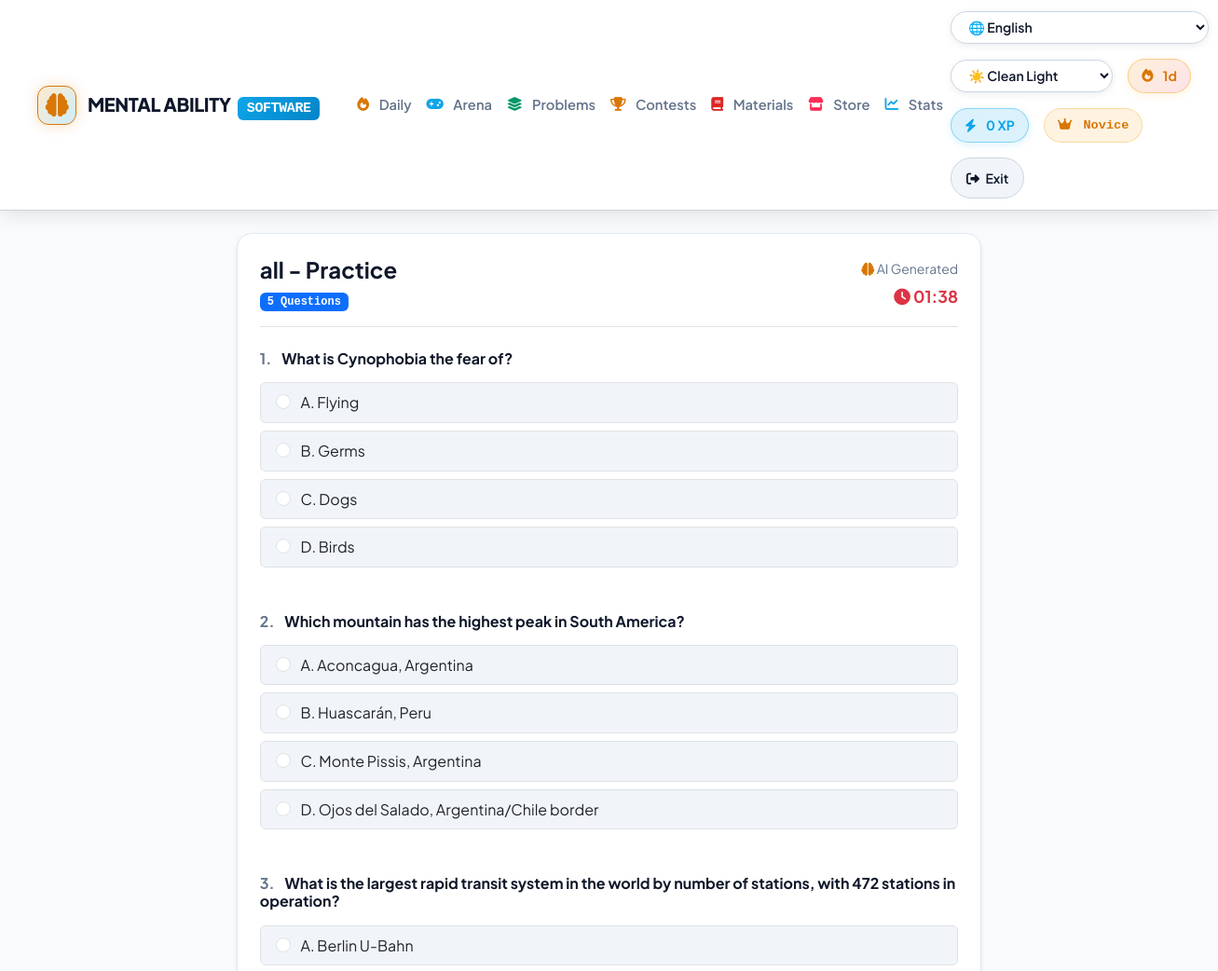
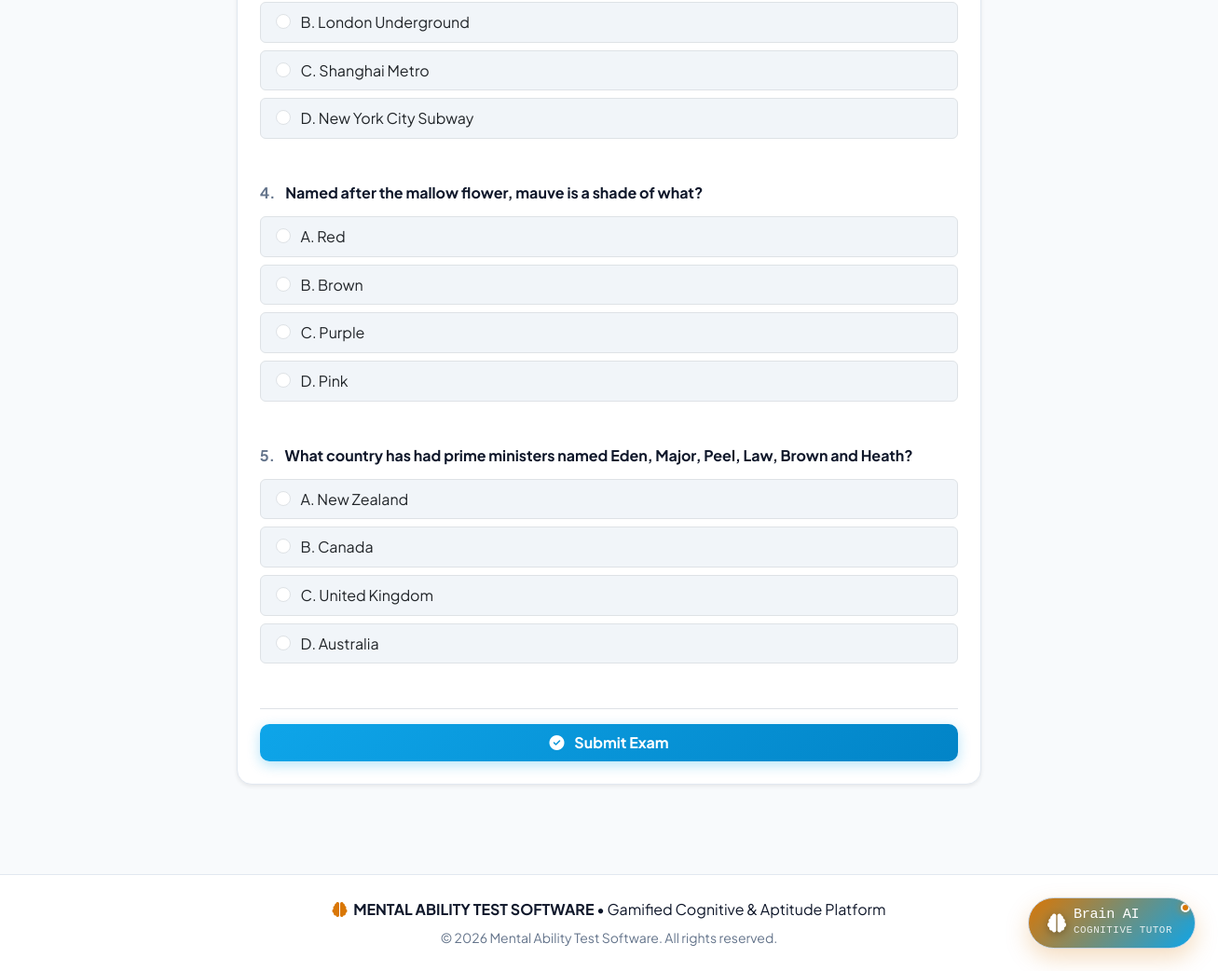
Screenshot of /study-material/exam/10/ (signed in) with the database file from the repository (2 pictures, top to bottom).
### quiz/models.py (models this page shows, shortened)
class Exam(models.Model):
    material = models.ForeignKey(StudyMaterial, on_delete=models.CASCADE, related_name='exams')
    user = models.ForeignKey(settings.AUTH_USER_MODEL, on_delete=models.CASCADE)
    created_at = models.DateTimeField(auto_now_add=True)
    completed_at = models.DateTimeField(null=True, blank=True)
    score = models.IntegerField(default=0)
    total = models.IntegerField(default=0)

class StudyMaterial(models.Model):
    user = models.ForeignKey(settings.AUTH_USER_MODEL, on_delete=models.CASCADE, related_name='study_materials')
    title = models.CharField(max_length=255)
    file_url = models.URLField(max_length=1000, blank=True, null=True, help_text="Direct URL to the file in Supabase Storage")
    uploaded_at = models.DateTimeField(auto_now_add=True)

class ExamQuestion(models.Model):
    exam = models.ForeignKey(Exam, on_delete=models.CASCADE, related_name='questions')
    question_text = models.TextField()
    choice_a = models.CharField(max_length=255)
    choice_b = models.CharField(max_length=255)
    choice_c = models.CharField(max_length=255)
    choice_d = models.CharField(max_length=255)
    correct_choice = models.CharField(max_length=1, choices=[('A','A'),('B','B'),('C','C'),('D','D')])
    user_answer = models.CharField(max_length=1, null=True, blank=True)

### quiz/views.py (the view)
# urls.py: path('study-material/exam/<int:exam_id>/', login_required(views.take_ai_exam), name='take_ai_exam'),
@login_required
def take_ai_exam(request, exam_id):
    exam = get_object_or_404(Exam, id=exam_id, user=request.user)
    if exam.completed_at:
        messages.info(request, "You have already completed this exam.")
        return redirect('quiz:study_material')
    questions = exam.questions.all()
    return render(request, 'quiz/take_ai_exam.html', {'exam': exam, 'questions': questions})

### templates/quiz/take_ai_exam.html (shortened to what this page needs)
{% extends 'base.html' %}
{% load static %}
{% block content %}
<div class="row justify-content-center mb-4">
  <div class="col-lg-8">
    <div class="lc-card p-4 shadow-sm" style="background-color: var(--lc-surface);">
      <div class="d-flex justify-content-between align-items-center mb-4 border-bottom pb-3">
        <div>
          <h4 class="fw-bold mb-1" style="color: var(--lc-text);">{{ exam.material.title }} - Practice</h4>
          <span class="badge bg-primary font-monospace">{{ exam.total }} Questions</span>
        </div>
        <div class="text-end">
          <div class="text-muted small mb-1">
            <i class="fas fa-brain" style="color: var(--lc-amber);"></i> AI Generated
          </div>
          <div class="text-danger fw-bold" style="font-size: 1.1rem;">
            <i class="fas fa-clock"></i> <span id="timer">--:--</span>
          </div>
        </div>
      </div>
      <form id="examForm" method="post" action="{% url 'quiz:submit_ai_exam' exam.id %}">
        {% for q in questions %}
          <div class="mb-5">
            <h6 class="fw-bold mb-3" style="color: var(--lc-text);">
              <span class="text-muted me-2">{{ forloop.counter }}.</span> {{ q.question_text }}
            </h6>
            <div class="list-group list-group-flush gap-2">
              <label class="list-group-item rounded border" style="background-color: var(--lc-surface-hover); cursor: pointer;">
                <input class="form-check-input me-2" type="radio" name="question_{{ q.id }}" value="A" required>
                A. {{ q.choice_a }}
              </label>
              <label class="list-group-item rounded border" style="background-color: var(--lc-surface-hover); cursor: pointer;">
                <input class="form-check-input me-2" type="radio" name="question_{{ q.id }}" value="B" required>
                B. {{ q.choice_b }}
              </label>
              <label class="list-group-item rounded border" style="background-color: var(--lc-surface-hover); cursor: pointer;">
                <input class="form-check-input me-2" type="radio" name="question_{{ q.id }}" value="C" required>
                C. {{ q.choice_c }}
              </label>
              <label class="list-group-item rounded border" style="background-color: var(--lc-surface-hover); cursor: pointer;">
                <input class="form-check-input me-2" type="radio" name="question_{{ q.id }}" value="D" required>
                D. {{ q.choice_d }}
              </label>
            </div>
          </div>
        {% endfor %}
        <div class="d-grid mt-4 pt-3 border-top">
          <button type="submit" class="btn btn-lc-primary fw-bold py-2">
            <i class="fas fa-check-circle me-2"></i> Submit Exam
          </button>
        </div>
      </form>
    </div>
  </div>
</div>
{% endblock %}

### static/css/global.css (style rules this page uses)
:root, [data-theme="clean-light"] { --lc-bg: #f8fafc; --lc-surface: #ffffff; --lc-surface-hover: #f1f5f9; --lc-border: #e2e8f0; --lc-border-highlight: #cbd5e1; --lc-text: #0f172a; --lc-text-muted: #64748b; --lc-amber: #d97706; --lc-amber-glow: rgba(217, 119, 6, 0.25); --lc-easy: #059669; --lc-easy-bg: rgba(5, 150, 105, 0.12); --lc-medium: #d97706; --lc-medium-bg: rgba(217, 119, 6, 0.12); --lc-hard: #dc2626; --lc-hard-bg: rgba(220, 38, 38, 0.12); --lc-blue: #0ea5e9; --lc-nav-bg: rgba(255, 255, 255, 0.95); }
body { top: 0px !important; position: static !important; }
body { font-family: 'Plus Jakarta Sans', system-ui, -apple-system, sans-serif; background-color: var(--lc-bg); color: var(--lc-text); line-height: 1.6; min-height: 100vh; }
.lc-card { background-color: var(--lc-surface); border: 1px solid var(--lc-border); border-radius: 16px; padding: 1.75rem; box-shadow: 0 10px 25px -5px rgba(0, 0, 0, 0.3), 0 8px 10px -6px rgba(0, 0, 0, 0.2); transition: transform 0.25 ease, border-color 0.25s ease, box-shadow 0.25s ease; }
.btn-lc-primary { background: linear-gradient(135deg, var(--lc-blue), #0284c7); color: #ffffff; font-weight: 700; border: none; border-radius: 10px; padding: 0.65rem 1.5rem; transition: all 0.2s ease; box-shadow: 0 4px 14px rgba(14, 165, 233, 0.3); }
.text-muted { color: var(--lc-text-muted) !important; }

### rows the page displays
Exam: material "all", total "5"
ExamQuestion: question_text "What is Cynophobia the fear of?", choice_a "Flying", choice_b "Germs", choice_c "Dogs", choice_d "Birds"
ExamQuestion: question_text "Which mountain has the highest peak in South America?", choice_a "Aconcagua, Argentina", choice_b "Huascarán, Peru", choice_c "Monte Pissis, Argentina", choice_d "Ojos del Salado, Argentina/Chile border"
ExamQuestion: question_text "What is the largest rapid transit system in the world by number of stations, with 472 stations in operation?", choice_a "Berlin U-Bahn", choice_b "London Underground", choice_c "Shanghai Metro", choice_d "New York City Subway"
ExamQuestion: question_text "Named after the mallow flower, mauve is a shade of what?", choice_a "Red", choice_b "Brown", choice_c "Purple", choice_d "Pink"
ExamQuestion: question_text "What country has had prime ministers named Eden, Major, Peel, Law, Brown and Heath?", choice_a "New Zealand", choice_b "Canada", choice_c "United Kingdom", choice_d "Australia"

### other values shown
{{ profile.streak_count|default:1 }} "1"
{{ profile.total_xp|default:0 }} "0"
{{ profile.rank_title|default:"Novice" }} "Novice"
